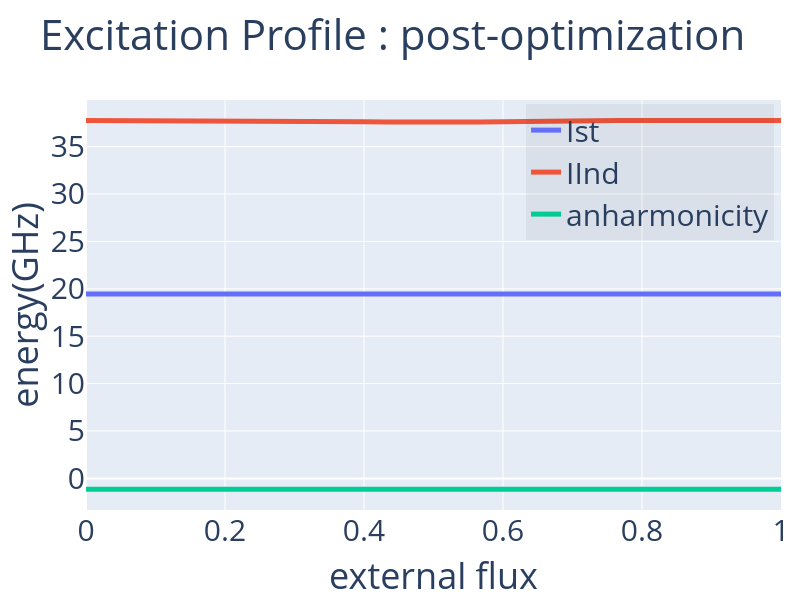

Notebook code cell kept with this figure:
### Code cell
plotCompare(flux_range,{'Ist':post_Ex[1],'IInd':post_Ex[2],'anharmonicity':post_Ex[2]-2*post_Ex[1]},
            'Excitation Profile : post-optimization','external flux','energy(GHz)',export='pdf',size=(600,800))
